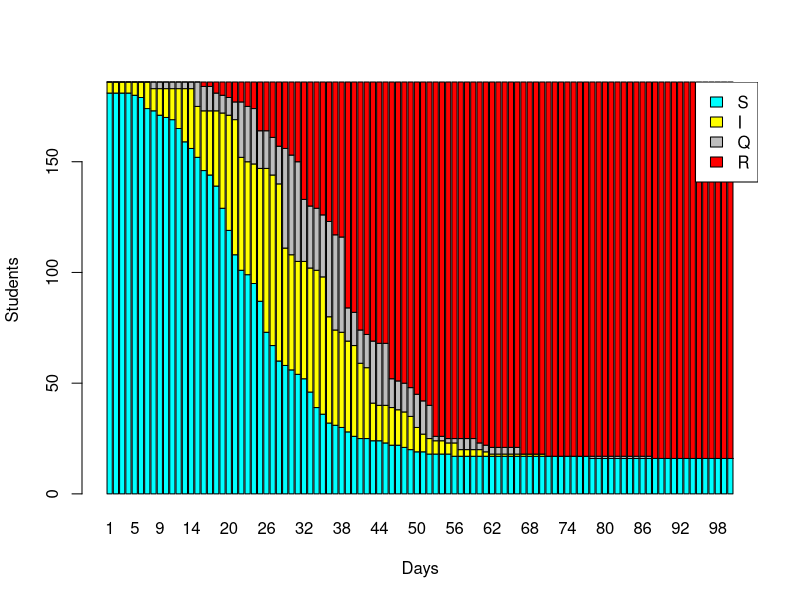

This chart was generated by the following R code:
## ---- chunk 1
tb<-Sys.time()
knitr::opts_chunk$set(echo = TRUE)
library(tibble)
library(ggplot2)
library(knitr)
library(formatR)
library(dplyr)
opts_chunk$set(tidy.opts=list(width.cutoff=60),tidy=TRUE)
## ---- chunk 2
classSize <- 30
noYears <- 6
subjectTeachers <- 0
popSize <- (classSize+1)*noYears + subjectTeachers
maxTime <- 100
#Rate of infection + background
backgroundROI <- 3300/67000000 #https://www.ons.gov.uk/peoplepopulationandcommunity/populationandmigration/populationestimates
gammaParams <- c("spread.shape"=10,"spread.scale"=0.8,"recover.shape"=17,"recover.scale"=0.8)
testType <- "L"
probs <- list("L"=list("TP"=67/100,"TN"=99850/99900),"P"=list("TP"=95/100,"TN"=99.2/100), "N"=list("TP"=0,"TN"=1))
#https://www.bmj.com/content/373/bmj.n1411/rr
#https://www.ons.gov.uk/peoplepopulationandcommunity/healthandsocialcare/conditionsanddiseases/methodologies/covid19infectionsurveypilotmethodsandfurtherinformation
quarantineTime=10
catchRate <- 0.7
testInterval <- 7
startingInfected <- 5
## ---- chunk 3
gammaRate <- function(infected, year, tOrS){
  if(nrow(infected)==0){return (0)}
  #ADD ALL TEACHERS 1.5X INFECTIVE TO EACH OTHER
  #ADD SUBJECT TEACHER 1.5X INFECTED
  inClass <- infected[which(infected["yearID"]==2),]
  outClass <- infected[!infected["studentID"] %in% inClass["studentID"],]
  
  if (dim(inClass[which(inClass["studentOrTeacher"]=="t"),])[1]!=0){
    inClass[which(inClass["studentOrTeacher"]=="t"),]["spreadMult"] <- sapply(inClass[which(inClass["studentOrTeacher"]=="t"),]["spreadMult"], function(a) as.character(as.double(a)*3)) #Teachers 3X infective as typical student
  }

  if (tOrS == "t"){
    if (dim(inClass)[1]!=0){
      inClass["spreadMult"] <- sapply(inClass["spreadMult"], function(a) as.character(as.double(a)*1.5)) #Teacher 1.5X infectible
    }
    if (dim(outClass[which(outClass["studentOrTeacher"]=="t"),])[1]!=0){
      outClass[which(outClass["studentOrTeacher"]=="t"),]["spreadMult"] <- sapply(outClass[which(outClass["studentOrTeacher"]=="t"),]["spreadMult"], function(a) as.character(as.double(a)*1.5)) #Teachers 1.5X likely to spread to each other
    }
  }

  
  inGamma <- apply(inClass, 1, function (a)
  dgamma(as.double(a["timeInState"][[1]]),shape=gammaParams["spread.shape"],scale=gammaParams["spread.scale"])*as.double(a["spreadMult"]) )
  outGamma <-apply(outClass, 1, function (a)
  dgamma(as.double(a["timeInState"][[1]]),shape=gammaParams["spread.shape"],scale=gammaParams["spread.scale"])*as.double(a["spreadMult"]) )*0.7 #Discount non class
  
  
  scaledGamma <- (sum(inGamma)+sum(outGamma))/dgamma(gammaParams["spread.shape"]*gammaParams["spread.scale"],shape=gammaParams["spread.shape"],scale=gammaParams["spread.scale"])
  return(scaledGamma)
}

newState <- function(time, student){
  if(student["state"]=="S"){
    infected <- subset(timeList[[time]],(state=="I")) #Auto doesn't include student as already known to be in S
    studentNo <- gammaRate(infected, student["yearID"], student["studentOrTeacher"])
    lambda <- backgroundROI + as.double(student["catchMult"][[1]]) * catchRate *  studentNo/popSize
    coinFlipI <- rbinom(1,1,lambda)
    coinFlipQ <- rbinom(1,1,(1-probs[[testType]][["TN"]]) * as.numeric(time%%testInterval==0))
    if (coinFlipQ==1){
      student["state"]="Q"
      student["timeInState"]=1
    }else if (coinFlipI>0){
      student["state"]="I"
      student["timeInState"]=1
    }else{
      student["timeInState"]<-as.double(student["timeInState"])+1
    }
  }
  
  else if(student["state"]=="I"){
    lambda <- dgamma(as.double(student["timeInState"][[1]]),shape=gammaParams["recover.shape"],scale=gammaParams["recover.scale"])
    scaledInfectiousness <-  dgamma(as.double(student["timeInState"][[1]]),shape=gammaParams["spread.shape"],scale=gammaParams["spread.scale"]) / dgamma(gammaParams["spread.shape"]*gammaParams["spread.scale"],shape=gammaParams["spread.shape"],scale=gammaParams["spread.scale"])
    coinFlipI <- rbinom(1,1,lambda)
    coinFlipQ <- rbinom(1,1,as.numeric(time%%7==0)*probs[[testType]][["TP"]]*scaledInfectiousness)
    if (coinFlipQ == 1){
      student["state"]="Q"
      student["timeInState"]=1
    }else if ( coinFlipI == 1 || as.double(student["timeInState"])==15){
      student["state"]="R"
      student["timeInState"]=1
    }else{
      student["timeInState"]<-as.double(student["timeInState"])+1
    }
  }
  
  else if(student["state"]=="Q"){
    if (student["timeInState"]==quarantineTime){
      student["state"]="R"
      student["timeInState"]=1
    }else{
      student["timeInState"]=as.double(student["timeInState"])+1
    }
  }
  
  else{
    student["timeInState"]<-as.double(student["timeInState"])+1
  }
  return (student)
}
## ---- chunk 4
studentID = c(1:popSize)
yearID <- sort(rep(1:noYears,(classSize+1)))
spreadMult = rnorm(popSize, mean=1, sd=0.1)
catchMult = rnorm(popSize, mean=1, sd=0.1)
state = rep("S", popSize)
state[sample.int(popSize,startingInfected)]<-"I"
timeInState = rep(1,popSize)
studentOrTeacher <- rep(c(rep("s",classSize),"t"),noYears)

school <- tibble(studentID, yearID, spreadMult, catchMult, state, timeInState, studentOrTeacher)
multFrame <- tibble(studentID, spreadMult, catchMult)
## ---- chunk 5
timeList <- list(school)
for (i in (2:maxTime)){
  tempYear <- as_tibble(t(apply(timeList[[i-1]],1,newState,time=i-1)))
  timeList <- append(timeList, list(tempYear))
}
## ---- chunk 6
population <- data.frame("S"=popSize-startingInfected,"I"=startingInfected, "Q"=0, "R"=0)
for (i in (2:maxTime)){
  Sno <- nrow(filter(timeList[[i]], state=="S"))
  Ino <- nrow(filter(timeList[[i]], state=="I"))
  Qno <- nrow(filter(timeList[[i]], state=="Q"))
  Rno <- popSize-Sno-Ino-Qno
  population <- add_row(population, "S"=Sno, "I"=Ino, "Q"=Qno, "R"=Rno)
}
  barplot(t(as.matrix(population)), col=c("cyan","yellow", "grey","red"), xlab="Days", ylab="Students", names.arg=(1:maxTime))
legend("topright", colnames(population), fill=c("cyan","yellow", "grey","red"), bg="white")
## ---- chunk 7
print(Sys.time()-tb)
